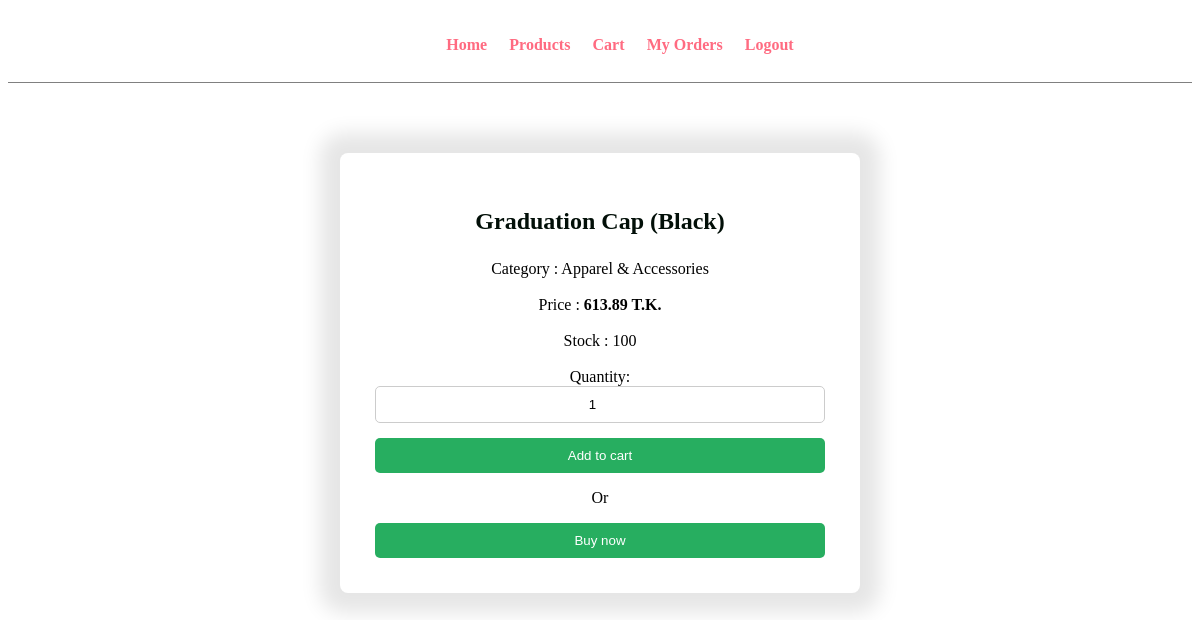
Screenshot of /user/view-product.php?id=5 (signed in) with the database file from the repository.
### tables this page shows
CREATE TABLE `products` (
  `product_id` int(11) NOT NULL,
  `product_name` varchar(150) NOT NULL,
  `category` varchar(100) DEFAULT NULL,
  `price` decimal(10,2) NOT NULL,
  `stock` int(11) NOT NULL,
  `created_at` timestamp NOT NULL DEFAULT current_timestamp()
);

### user/view-product.php (the view, shortened to what this page needs)
<?php
    include("../config/db.php");
        $product_id = mysqli_real_escape_string($conn,$_GET['id']);
        $sql = "SELECT * FROM products WHERE product_id = '$product_id'";
        $res = mysqli_query($conn,$sql);
        $row = mysqli_fetch_assoc($res);
?>
<!DOCTYPE html>
<html lang="en">
<head>
    <link rel="stylesheet" href="../css/admin.css">
</head>
<body>
    <div class="menu text-center">
        <div class="wrapper">
            <ul>
                <li><a href="home.php">Home</a></li>
                <li><a href="products.php">Products</a></li>
                <li><a href="cart.php">Cart</a></li>
                <li><a href="my-orders.php">My Orders</a></li>
                <li><a href="../authentication/logout.php">Logout</a></li>
            </ul>
        </div>
    </div>
    <div class="container">
        <h2><?php echo $row['product_name'];?></h2>
        Category : <?php echo $row['category'];?> <br><br>
        Price : <strong><?php echo $row['price'];?> T.K.</strong> <br><br>
        Stock : <?php echo $row['stock'];?> <br><br>
        <form action="" method="POST">
            Quantity: <input type="number" name="qty" class="text-center" value="1" min="1">
            <?php
            if($row['stock']>0)
                {
                ?>
                    <button name="cart">Add to cart</button>
                    <p>Or</p>
                    <button name="buy">Buy now</button>
                <?php
                }
            else
                {
                    echo "<div style='color:red'>Out of Stock</div>";
                }
                ?>
        </form>
    </div>
</body>
</html>

### css/admin.css (style rules this page uses)
.menu { border-bottom: 1px solid gray; }
.menu ul { list-style-type: none; }
.menu ul li { display: inline; padding: 1%; }
.menu ul li a { text-decoration: none; font-weight: bold; color: #ff6b81; }
.wrapper { padding: 1%; width: 80%; margin: 0 auto; }
.text-center { text-align: center; }
.container { max-width: 450px; margin: 70px auto; padding: 35px; background-color: #ffffff; border-radius: 8px; box-shadow: 0 0 20px 20px rgba(0, 0, 0, 0.1); text-align: center; }
.container h2 { color: #020f08; margin-bottom: 25px; }
.container form { display: flex; flex-direction: column; align-items: stretch; }
.container input,select { padding: 10px; margin-bottom: 15px; border: 1px solid #ccc; border-radius: 5px; }
.container button { background-color: #27ae60; color: white; border: none; padding: 10px; border-radius: 5px; cursor: pointer; transition: background 0.3s ease; }

### rows the page displays
products: product_name "Graduation Cap (Black)", category "Apparel & Accessories", price "613.89", stock "100"
